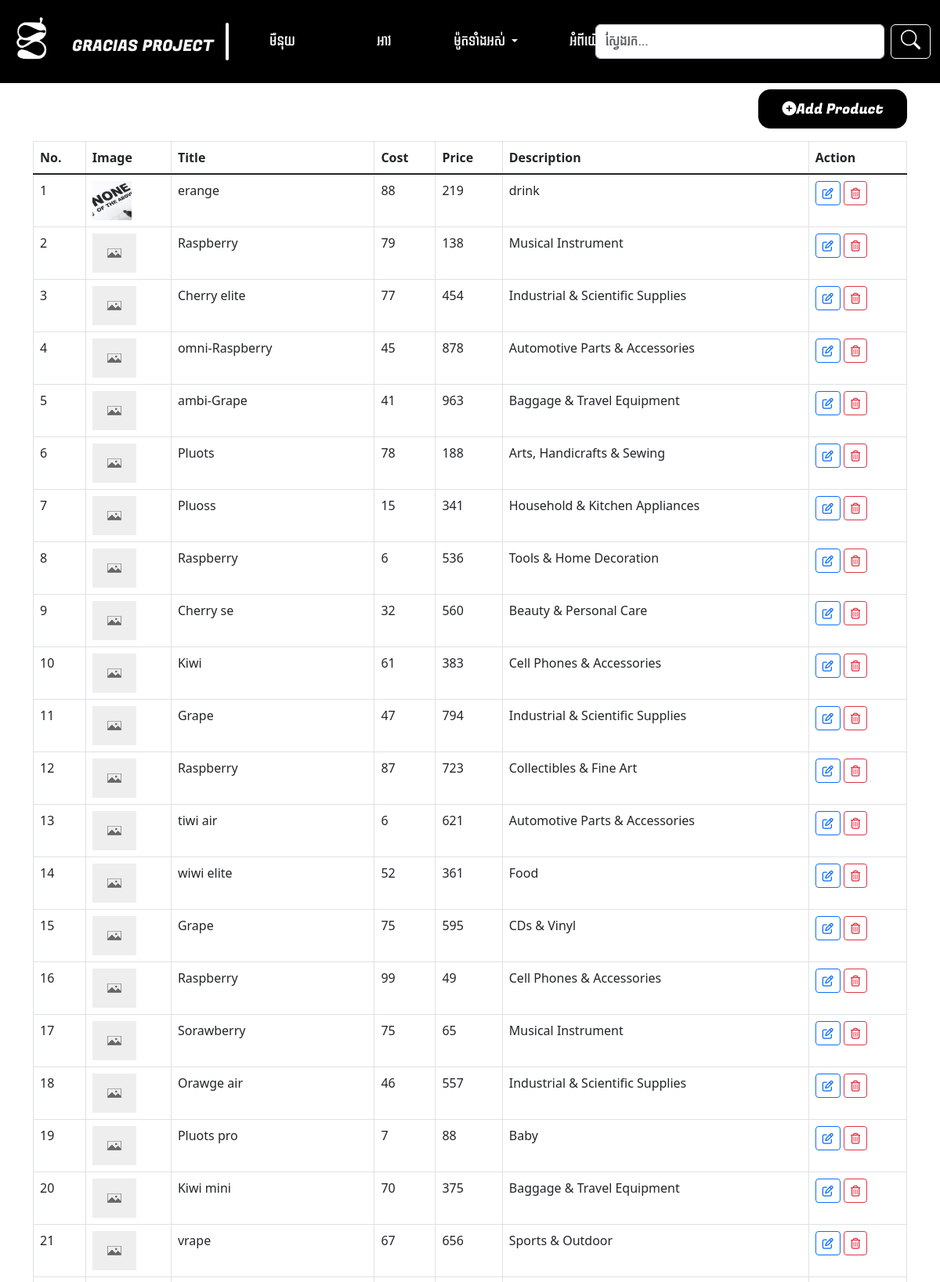
Page /productdb (upper part) on the committed database.
### tables this page shows
CREATE TABLE "product" (
  "id" INTEGER NOT NULL PRIMARY KEY AUTOINCREMENT,
  "title" TEXT,
  "cost" NUMBER,
  "price" NUMBER,
  "category" TEXT,
  "description" TEXT,
  "image" TEXT
);

### app.py (the view)
@app.get('/productdb')
def productdb():
    row = conn.execute("""SELECT * FROM product""")
    product = []
    for item in row:
        image = ''
        if item[6] == None:
            image = 'no_image'
        else:
            image = item[6]
        product.append(
            {
                'id': item[0],
                'title': item[1],
                'cost': item[2],
                'price': item[3],
                'description': item[4],
                'image': image,
            }
        )
    return render_template('productdb.html', data=product, active_page='productdb')

### templates/productdb.html (shortened to what this page needs)
<!DOCTYPE html>
<html lang="en">
<head>
    {% include "header_style.html" %}
</head>
<body>
<div>
    {% include "navbar.html" %}
</div>
<div class="container">
    <div class="col-md-12">
        <div class="table-responsive">
            <a href="/add_product">
                <button class="btn btn-dark float-end mt-2 mb-3"
                        style="border-radius: 15px; font-family: 'fugz', 'khmer';font-size: 18px; width: 190px;height: 50px">
                    <i class="fa fa-solid fa-plus-circle">
                    </i>Add Product
                </button>
            </a>
            <table id="product_table" class="table table-bordered table-hover">
                <thead>
                <tr>
                    <th>No.</th>
                    <th>Image</th>
                    <th>Title</th>
                    <th>Cost</th>
                    <th>Price</th>
                    <th>Description</th>
                    <th>Action</th>
                </tr>
                </thead>
                <tbody class="table-group-divider">
                {% for item in data %}
                    <tr>
                        <td>{{ loop.index }}</td>
                        <td>
                            {% if item['image'] != 'no_image' %}
                                <img
                                        style="height: 50px; width: 50px;object-fit: cover;"
                                        src="/static/image/product/{{ item['image'] }}"
                                        alt=""
                                        onerror="this.src='/static/image/image_error.png';"
                                >
                            {% endif %}
                            {% if item['image'] == 'no_image' %}
                                <img
                                        style="height: 50px;"
                                        src="/static/image/no-image.png"
                                        alt=""
                                >
                            {% endif %}
                        </td>
                        <td>{{ item['title'] }}</td>
                        <td>{{ item['cost'] }}</td>
                        <td>{{ item['price'] }}</td>
                        <td>{{ item['description'] }}</td>
                        <td>
                            <a href="/edit_product?id={{ item['id'] }}" class="btn btn-sm btn-outline-primary">
                                <i class="far fa-edit"></i>
                            </a>
                            <form action="{{ url_for('delete_product') }}" method="post" style="display:inline;">
                                <button type="submit" class="btn btn-sm btn-outline-danger" onclick="myFunction()">
                                    <i class="far fa-trash-alt"></i>
                                </button>
                            </form>
                        </td>
                    </tr>
                {% endfor %}
                </tbody>
            </table>
        </div>
    </div>
</div>
</body>
</html>

### templates/header_style.html (shortened to what this page needs)
<link rel="stylesheet" href="/static/css/bootstrap.min.css">
<link rel="stylesheet" href="/static/style.css">
<link rel="stylesheet" href="https://cdn.datatables.net/2.0.8/css/dataTables.dataTables.css">
<link  href="/node_modules/cropperjs/dist/cropper.js" rel="stylesheet">
<link rel="stylesheet" href="https://cdnjs.cloudflare.com/ajax/libs/font-awesome/6.0.0-beta3/css/all.min.css">

### templates/navbar.html (shortened to what this page needs)
<div class="home-section">
    <nav class="navbar navbar-expand-lg" id="navbar">
        <div class="container-fluid">
            <a class="navbar-brand" href="{{ url_for('home') }}" style="color: whitesmoke"><img
                    src="/static/image/whitedot.png" width="80px">GRACIAS PROJECT</a>
            <div class="collapse navbar-collapse" id="navbarSupportedContent">
                <ul class="navbar-nav me-auto mb-2 mb-lg-0" id="link-bar">
                    <li class="nav-item">
                        <a class="nav-link active" id="{% if active_page == 'home' %}active{% endif %}" aria-current="page"
                           href="{{ url_for('home') }}">មឺនុយ</a>
                    </li>
                    <li class="nav-item">
                        <a class="nav-link" id="{% if active_page == 'clothes' %}active{% endif %}" href="{{ url_for('clothes') }}">អាវ</a>
                    </li>
                    <li class="nav-item dropdown">
                        <a class="nav-link dropdown-toggle" href="#" id="navbarDropdown" role="button"
                           data-bs-toggle="dropdown" aria-expanded="false">
                            ម៉ូតទាំងអស់
                        </a>
                    </li>
                    <li class="nav-item">
                        <a class="nav-link" id="{% if active_page == 'about' %}active{% endif %}" href="{{ url_for('about') }}">អំពីយើង</a>
                    </li>
                    <li class="nav-item">
                        <a class="nav-link" id="{% if active_page == 'product' %}active{% endif %}" href="{{ url_for('product') }}">product</a>
                    </li>
                    <li class="nav-item">
                        <a class="nav-link" id="{% if active_page == 'productdb' %}active{% endif %}" href="{{ url_for('productdb') }}">PRODUCT</a>
                    </li>
                </ul>
                <form class="d-flex">
                    <input class="form-control me-2" type="search" placeholder="ស្វែងរក..." aria-label="Search">
                    <button class="btn btn-outline-success" type="submit" id="search-btn">
                    </button>
                </form>
            </div>
        </div>
    </nav>
</div>

### static/style.css (style rules this page uses)
* { margin: 0; padding: 0; box-sizing: border-box; scroll-behavior: smooth; }
.home-section { width: 100%; background-color: #a9a9a926; }
#navbar { background-color: #000000; font-size: 16px; font-family: 'khmer', 'fugz', serif; }
#navbar #link-bar { border: 2px solid white; width: 1px; border-radius: 20px; }
#navbar #active { width: 120px; color: #000000; background-color: #ffffff; text-align: center; border-radius: 25px; transition: 0.5s ease; }
#navbar .nav-link { width: 120px; color: white; border: 2px solid #000000; border-radius: 25px; text-align: center; margin-left: 10px; transition: 0.5s ease; }
#search-btn { color: white; border: 1px solid white; }
html { scroll-behavior: smooth; }
.btn-dark { background-color: black; border-color: black; }

### rows in the picture
product: image (placeholder picture), title "erange", cost "88", price "219", description "drink"
product: title "Raspberry", cost "79", price "138", description "Musical Instrument"
product: title "Cherry elite", cost "77", price "454", description "Industrial & Scientific Supplies"
product: title "omni-Raspberry", cost "45", price "878", description "Automotive Parts & Accessories"
product: title "ambi-Grape", cost "41", price "963", description "Baggage & Travel Equipment"
product: title "Pluots", cost "78", price "188", description "Arts, Handicrafts & Sewing"
product: title "Pluoss", cost "15", price "341", description "Household & Kitchen Appliances"
product: title "Raspberry", cost "6", price "536", description "Tools & Home Decoration"
product: title "Cherry se", cost "32", price "560", description "Beauty & Personal Care"
product: title "Kiwi", cost "61", price "383", description "Cell Phones & Accessories"
product: title "Grape", cost "47", price "794", description "Industrial & Scientific Supplies"
product: title "Raspberry", cost "87", price "723", description "Collectibles & Fine Art"
product: title "tiwi air", cost "6", price "621", description "Automotive Parts & Accessories"
product: title "wiwi elite", cost "52", price "361", description "Food"
product: title "Grape", cost "75", price "595", description "CDs & Vinyl"
product: title "Raspberry", cost "99", price "49", description "Cell Phones & Accessories"
product: title "Sorawberry", cost "75", price "65", description "Musical Instrument"
product: title "Orawge air", cost "46", price "557", description "Industrial & Scientific Supplies"
product: title "Pluots pro", cost "7", price "88", description "Baby"
product: title "Kiwi mini", cost "70", price "375", description "Baggage & Travel Equipment"
product: title "vrape", cost "67", price "656", description "Sports & Outdoor"
